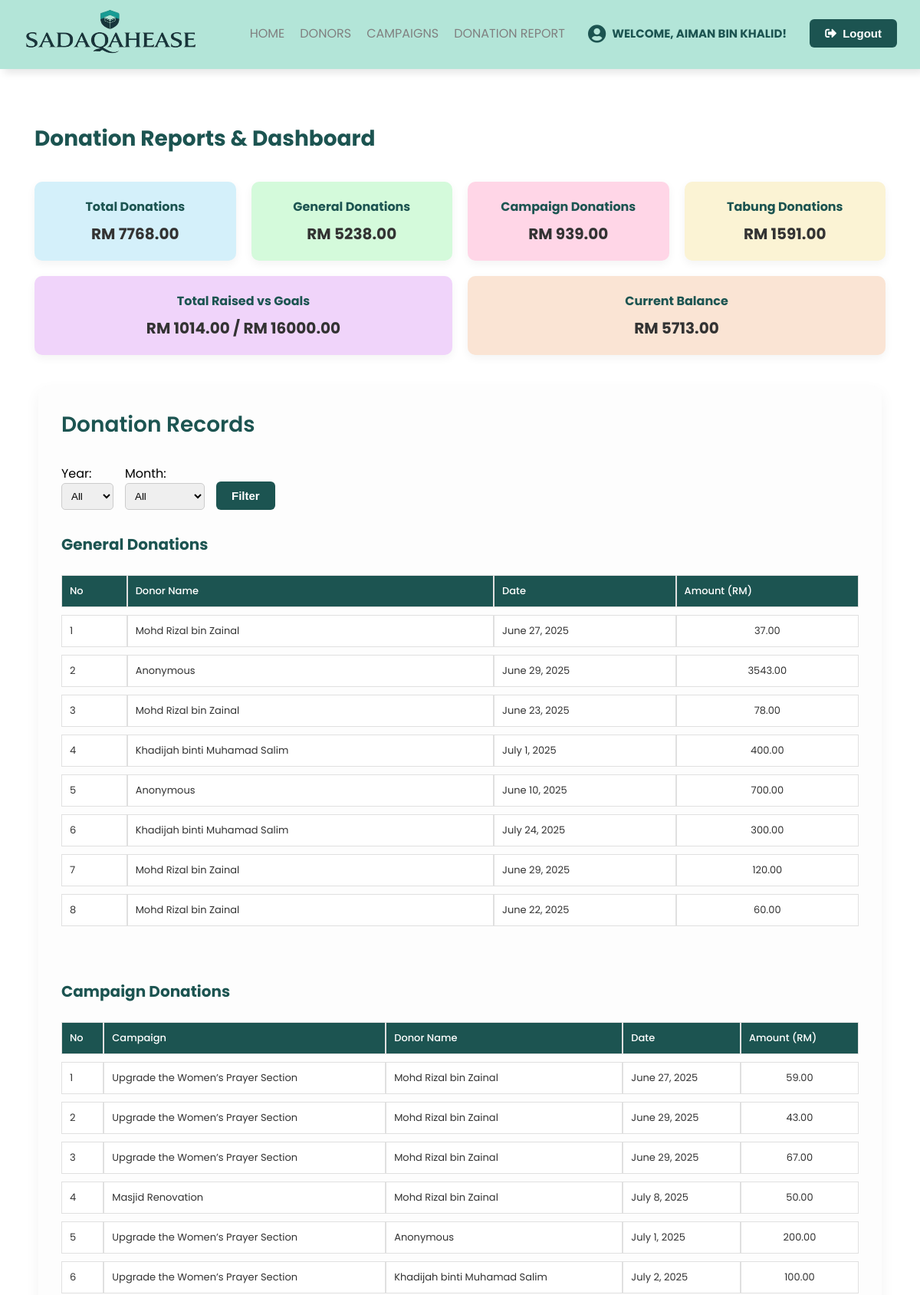
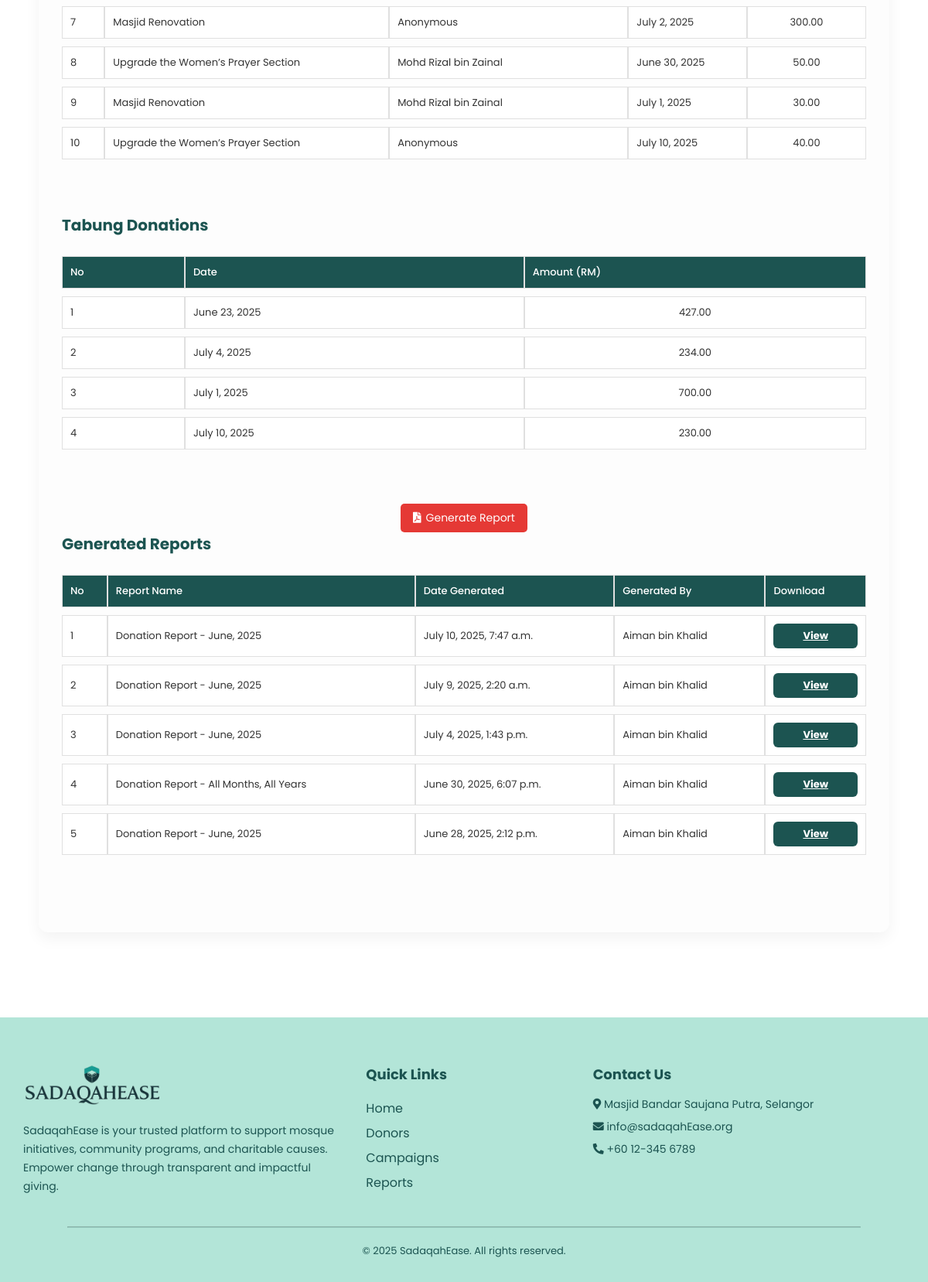
The page /reportdonation/ (signed in) on the database its author committed (2 pictures, top to bottom).
### SadaqahEase/models.py (models this page shows, shortened)
class Admin(models.Model):
    adminid = models.CharField(max_length=6, primary_key=True)
    name = models.CharField(max_length=100)
    email = models.EmailField()
    password = models.CharField(max_length=100)

class Donation(models.Model):
    DONATION_TYPE_CHOICES = [
        ('General', 'General Donation'),
        ('Campaign', 'Campaign Donation'),
    ]
    donationid = models.CharField(max_length=10, primary_key=True, editable=False)
    donorid = models.ForeignKey('Donor', on_delete=models.SET_NULL, null=True, blank=True)
    campaignid = models.ForeignKey('Campaign', on_delete=models.SET_NULL, null=True, blank=True)
    amount = models.DecimalField(max_digits=10, decimal_places=2)
    date_donated = models.DateField()
    receipt = models.ImageField(upload_to='donation_receipts/', null=True, blank=True)
    donation_type = models.CharField(max_length=10, choices=DONATION_TYPE_CHOICES, default='General')
    hidden_from_donor = models.BooleanField(default=False)

class Donor(models.Model):
    donorid = models.CharField(max_length=8, primary_key=True, editable=False)
    fullname = models.CharField(max_length=100)
    phone = models.CharField(max_length=15)
    email = models.EmailField()
    username = models.CharField(max_length=50, unique=True)
    password = models.CharField(max_length=100)
    gender = models.CharField(max_length=10, choices=[('Male', 'Male'), ('Female', 'Female')])
    dob = models.DateField()
    created_at = models.DateTimeField(default=timezone.now)

class Campaign(models.Model):
    campaignid = models.CharField(max_length=6, primary_key=True)
    title = models.CharField(max_length=50)
    description = models.TextField(max_length=2000)
    goal_amount = models.DecimalField(max_digits=10, decimal_places=2)
    current_amount = models.DecimalField(max_digits=10, decimal_places=2, default=0)
    start_date = models.DateField()
    end_date = models.DateField()
    campaignimage = models.ImageField(upload_to='campaign_images/', null=True, blank=True)
    STATUS_CHOICES = [
        ('Pending', 'Pending'),
        ('Approved', 'Approved'),
        ('Rejected', 'Rejected'),
    ]
    status = models.CharField(max_length=10, choices=STATUS_CHOICES, default='Pending')

class TabungDonation(models.Model):
    donationid = models.CharField(primary_key=True, max_length=10, editable=False)
    date = models.DateField()
    amount = models.DecimalField(max_digits=10, decimal_places=2)

class Report(models.Model):
    reportid = models.AutoField(primary_key=True)
    title = models.CharField(max_length=100)
    generated_date = models.DateTimeField(auto_now_add=True)
    total_donations = models.DecimalField(max_digits=12, decimal_places=2)
    generated_by = models.ForeignKey(Admin, on_delete=models.SET_NULL, null=True)
    file = models.FileField(upload_to='reports/')

### SadaqahEase/views.py (the view)
# urls.py: path('reportdonation/', views.report_donation_view, name='report_donation_view'),
def report_donation_view(request):
    admin_id = request.session.get('admin_id')
    if not admin_id:
        return redirect('admin_login')
    admin = get_object_or_404(Admin, adminid=admin_id)
    year = request.GET.get('year')
    month = request.GET.get('month')
    donations = Donation.objects.all()
    if year:
        donations = donations.filter(date_donated__year=year)
    if month:
        donations = donations.filter(date_donated__month=month)
    tabung_donations = TabungDonation.objects.all()
    if year:
        tabung_donations = tabung_donations.filter(date__year=year)
    if month:
        tabung_donations = tabung_donations.filter(date__month=month)
    general_donations = donations.filter(donation_type='General')
    campaign_donations = donations.filter(donation_type='Campaign')
    general_total = general_donations.aggregate(Sum('amount'))['amount__sum'] or 0
    campaign_total = campaign_donations.aggregate(Sum('amount'))['amount__sum'] or 0
    tabung_total = tabung_donations.aggregate(Sum('amount'))['amount__sum'] or 0
    total_donations = general_total + campaign_total + tabung_total
    total_goals = Campaign.objects.filter(status='Approved').aggregate(Sum('goal_amount'))['goal_amount__sum'] or 0
    total_raised = Campaign.objects.aggregate(Sum('current_amount'))['current_amount__sum'] or 0
    total_income = Financial.objects.filter(type='Income').aggregate(Sum('amount'))['amount__sum'] or 0
    total_expense = Financial.objects.filter(type='Expense').aggregate(Sum('amount'))['amount__sum'] or 0
    current_balance = total_income - total_expense
    reports = Report.objects.all().order_by('-generated_date')
    donation_years = Donation.objects.annotate(y=ExtractYear('date_donated')).values_list('y', flat=True)
    tabung_years = TabungDonation.objects.annotate(y=ExtractYear('date')).values_list('y', flat=True)
    years = sorted(set(donation_years).union(tabung_years), reverse=True)
    months = [(i, calendar.month_name[i]) for i in range(1, 13)]
    return render(request, 'reportdonation.html', {
        'admin': admin,
        'total_donations': total_donations,
        'general_total': general_total,
        'campaign_total': campaign_total,
        'tabung_total': tabung_total,
        'total_goals': total_goals,
        'total_raised': total_raised,
        'balance': current_balance,
        'general_donations': general_donations,
        'campaign_donations': campaign_donations,
        'tabung_donations': tabung_donations,
        'reports': reports,
        'years': years,
        'months': months,
        'selected_year': year,
        'selected_month': month,
    })

### SadaqahEase/templates/reportdonation.html (shortened to what this page needs)
{% load static %}
<!DOCTYPE html>
<html lang="en">
<head>
  <link rel="stylesheet" href="https://cdnjs.cloudflare.com/ajax/libs/font-awesome/5.14.0/css/all.min.css"/>
</head>
<body>
<header>
  <div class="content flex_space">
    <div class="logo">
      <img src="{% static 'Sadaqahlogo.png' %}" alt="SadaqahEase Logo"/>
    </div>
    <div class="navbar">
      <ul id="menulist">
        <li><a href="{% url 'admin_mainpage' %}">Home</a></li>
        <li><a href="{% url 'manage_donors' %}">Donors</a></li>
        <li><a href="{% url 'admin_manage_campaigns' %}">Campaigns</a></li>
        <li><a href="{% url 'report_donation_view' %}">Donation Report</a></li>
        <li>
          <div class="welcome-message">
            <i class="fas fa-user-circle"></i>
            Welcome, {{ admin.name }}!
          </div>
        </li>
        <li>
          <form method="post" action="{% url 'logout' %}">
            <button type="submit" class="primary_btn">
              <i class="fas fa-sign-out-alt"></i> Logout
            </button>
          </form>
        </li>
      </ul>
    </div>
  </div>
</header>
<div class="content-wrapper">
<main class="dashboard-container">
  <h1>Donation Reports & Dashboard</h1>
<div class="summary-section">
  <div class="summary-box pastel-blue">
    <h3>Total Donations</h3>
    <p>RM {{ total_donations|floatformat:2 }}</p>
  </div>
  <div class="summary-box pastel-green">
    <h3>General Donations</h3>
    <p>RM {{ general_total|floatformat:2 }}</p>
  </div>
  <div class="summary-box pastel-pink">
    <h3>Campaign Donations</h3>
    <p>RM {{ campaign_total|floatformat:2 }}</p>
  </div>
  <div class="summary-box pastel-yellow">
    <h3>Tabung Donations</h3>
    <p>RM {{ tabung_total|floatformat:2 }}</p>
  </div>
  <div class="summary-box pastel-purple">
    <h3>Total Raised vs Goals</h3>
    <p>RM {{ total_raised|floatformat:2 }} / RM {{ total_goals|floatformat:2 }}</p>
  </div>
  <div class="summary-box pastel-orange">
    <h3>Current Balance</h3>
    <p>RM {{ balance|floatformat:2 }}</p>
  </div>
</div>
<div class="record-container">
    <h1 style="text-align: left; margin-bottom: 30px;">Donation Records</h1>
    <form method="get" style="display: flex; align-items: flex-end; gap: 15px; margin-bottom: 30px; flex-wrap: wrap;">
    <div>
        <label for="year">Year:</label><br>
        <select name="year" id="year" style="padding: 8px; border-radius: 5px; border: 1px solid #ccc;">
        <option value="">All</option>
        </select>
    </div>
    <div>
        <label for="month">Month:</label><br>
        <select name="month" id="month" style="padding: 8px; border-radius: 5px; border: 1px solid #ccc;">
        <option value="">All</option>
        </select>
    </div>
    <div style="margin-top: 22px;">
        <button type="submit" class="primary_btn">Filter</button>
    </div>
    </form>
    <div class="donation-section">
      <h2 style="text-align: left;">General Donations</h2>
      {% if general_donations %}
      <table class="donation-table">
        <thead>
          <tr>
            <th>No</th>
            <th>Donor Name</th>
            <th>Date</th>
            <th>Amount (RM)</th>
          </tr>
        </thead>
        <tbody>
          {% for donation in general_donations %}
          <tr>
            <td>{{ forloop.counter }}</td>
            <td>{{ donation.donorid.fullname|default:"Anonymous" }}</td>
            <td>{{ donation.date_donated }}</td>
            <td>{{ donation.amount }}</td>
          {% endfor %}
        </tbody>
      </table>
      {% else %}
        <p>No general donations found.</p>
      {% endif %}
    </div>
    <div class="donation-section" style="margin-top: 50px;">
      <h2 style="text-align: left;">Campaign Donations</h2>
      {% if campaign_donations %}
      <table class="donation-table">
        <thead>
          <tr>
            <th>No</th>
            <th>Campaign</th>
            <th>Donor Name</th>
            <th>Date</th>
            <th>Amount (RM)</th>
          </tr>
        </thead>
        <tbody>
          {% for donation in campaign_donations %}
          <tr>
            <td>{{ forloop.counter }}</td>
            <td>{{ donation.campaignid.title }}</td>
            <td>{{ donation.donorid.fullname|default:"Anonymous" }}</td>
            <td>{{ donation.date_donated }}</td>
            <td>{{ donation.amount }}</td>
          </tr>
          {% endfor %}
        </tbody>
      </table>
      {% else %}
        <p>No campaign donations found.</p>
      {% endif %}
    </div>
    <div class="donation-section" style="margin-top: 50px;">
      <h2 style="text-align: left;">Tabung Donations</h2>
      {% if tabung_donations %}
      <table class="donation-table">
        <thead>
          <tr>
            <th>No</th>
            <th>Date</th>
            <th>Amount (RM)</th>
          </tr>
        </thead>
        <tbody>
          {% for donation in tabung_donations %}
          <tr>
            <td>{{ forloop.counter }}</td>
            <td>{{ donation.date }}</td>
            <td>{{ donation.amount }}</td>
          </tr>
          {% endfor %}
        </tbody>
      </table>
      {% else %}
        <p>No tabung donations recorded.</p>
      {% endif %}
    </div>
   <div style="text-align: center; margin-top: 20px;">
  <a href="{% url 'generate_report_pdf' %}?year={{ request.GET.year }}&month={{ request.GET.month }}"
     style="display: inline-block; background-color: #e53935; color: white; padding: 8px 16px; border-radius: 5px; text-decoration: none; font-size: 14px;">
    <i class="fas fa-file-pdf" style="margin-right: 6px;"></i>Generate Report
  </a>
</div>
    <div class="donation-section">
  <h2>Generated Reports</h2>
  {% if reports %}
    <table class="donation-table">
      <thead>
        <tr>
          <th>No</th>
          <th>Report Name</th>
          <th>Date Generated</th>
          <th>Generated By</th>
          <th>Download</th>
        </tr>
      </thead>
      <tbody>
        {% for report in reports %}
        <tr>
          <td>{{ forloop.counter }}</td>
          <td>{{ report.title }}</td>
          <td>{{ report.generated_date }}</td>
          <td>{{ report.generated_by.name }}</td>
          <td><a href="{{ report.file.url }}" target="_blank" class="primary_btn" style="padding: 6px 12px; font-size: 13px;">View</a></td>
        </tr>
        {% endfor %}
      </tbody>
    </table>
  {% else %}
    <p>No reports generated yet.</p>
  {% endif %}
</div>
</div>
</div>
<footer  id="contact-section" style="background: rgb(179, 229, 216); color: #1c5451; padding: 60px 30px 30px;">
  <div style="display: flex; flex-wrap: wrap; justify-content: space-between; align-items: flex-start; gap: 40px; max-width: 1200px; margin: auto;">
    <div style="flex: 1 1 300px;">
      <img src="{% static 'Sadaqahlogo.png' %}" alt="SadaqahEase Logo" style="width: 180px; margin-bottom: 15px;">
      <p style="line-height: 1.7; font-size: 14px; color: #1c5451;">
        SadaqahEase is your trusted platform to support mosque initiatives, community programs, and charitable causes.
        Empower change through transparent and impactful giving.
      </p>
    </div>
    <div style="flex: 1 1 150px;">
      <h3 style="margin-bottom: 15px; font-size: 18px; color: #1c5451;">Quick Links</h3>
      <ul style="list-style: none; padding: 0; line-height: 2;">
        <li><a href="{% url 'admin_mainpage' %}"style="color: #1c5451; text-decoration: none;">Home</a></li>
        <li><a href="{% url 'manage_donors' %}"style="color: #1c5451; text-decoration: none;">Donors</a></li>
        <li><a href="{% url 'admin_manage_campaigns' %}"style="color: #1c5451; text-decoration: none;">Campaigns</a></li>
        <li><a href="{% url 'report_donation_view' %}"style="color: #1c5451; text-decoration: none;">Reports</a></li>
      </ul>
    </div>
    <div style="flex: 1 1 300px;">
      <h3 style="margin-bottom: 15px; font-size: 18px; color: #1c5451;">Contact Us</h3>
      <p style="font-size: 14px; margin-bottom: 8px;"><i class="fas fa-map-marker-alt"></i> Masjid Bandar Saujana Putra, Selangor</p>
      <p style="font-size: 14px; margin-bottom: 8px;"><i class="fas fa-envelope"></i> info@sadaqahEase.org</p>
      <p style="font-size: 14px;"><i class="fas fa-phone-alt"></i> +60 12-345 6789</p>
    </div>
  </div>
  <hr style="margin: 40px auto 20px; border-color: rgba(28, 84, 81, 0.2); width: 90%;">
  <p style="text-align: center; font-size: 13px; color: #1c5451;">&copy; 2025 SadaqahEase. All rights reserved.</p>
</footer>
</body>
</html>

### rows shown on the page
Admin: name "AIMAN BIN KHALID"
Donation: donorid.fullname "Mohd Rizal bin Zainal", date_donated "June 27, 2025", amount "37.00"
Donation: donorid.fullname "Anonymous", date_donated "June 29, 2025", amount "3543.00"
Donation: donorid.fullname "Mohd Rizal bin Zainal", date_donated "June 23, 2025", amount "78.00"
Donation: donorid.fullname "Khadijah binti Muhamad Salim", date_donated "July 1, 2025", amount "400.00"
Donation: donorid.fullname "Anonymous", date_donated "June 10, 2025", amount "700.00"
Donation: donorid.fullname "Khadijah binti Muhamad Salim", date_donated "July 24, 2025", amount "300.00"
Donation: donorid.fullname "Mohd Rizal bin Zainal", date_donated "June 29, 2025", amount "120.00"
Donation: donorid.fullname "Mohd Rizal bin Zainal", date_donated "June 22, 2025", amount "60.00"
Donation: campaignid "Upgrade the Women’s Prayer Section", donorid.fullname "Mohd Rizal bin Zainal", date_donated "June 27, 2025", amount "59.00"
Donation: campaignid "Upgrade the Women’s Prayer Section", donorid.fullname "Mohd Rizal bin Zainal", date_donated "June 29, 2025", amount "43.00"
Donation: campaignid "Upgrade the Women’s Prayer Section", donorid.fullname "Mohd Rizal bin Zainal", date_donated "June 29, 2025", amount "67.00"
Donation: campaignid "Masjid Renovation", donorid.fullname "Mohd Rizal bin Zainal", date_donated "July 8, 2025", amount "50.00"
Donation: campaignid "Upgrade the Women’s Prayer Section", donorid.fullname "Anonymous", date_donated "July 1, 2025", amount "200.00"
Donation: campaignid "Upgrade the Women’s Prayer Section", donorid.fullname "Khadijah binti Muhamad Salim", date_donated "July 2, 2025", amount "100.00"
Donation: campaignid "Masjid Renovation", donorid.fullname "Anonymous", date_donated "July 2, 2025", amount "300.00"
Donation: campaignid "Upgrade the Women’s Prayer Section", donorid.fullname "Mohd Rizal bin Zainal", date_donated "June 30, 2025", amount "50.00"
Donation: campaignid "Masjid Renovation", donorid.fullname "Mohd Rizal bin Zainal", date_donated "July 1, 2025", amount "30.00"
Donation: campaignid "Upgrade the Women’s Prayer Section", donorid.fullname "Anonymous", date_donated "July 10, 2025", amount "40.00"
TabungDonation: date "June 23, 2025", amount "427.00"
TabungDonation: date "July 4, 2025", amount "234.00"
TabungDonation: date "July 1, 2025", amount "700.00"
TabungDonation: date "July 10, 2025", amount "230.00"
Report: title "Donation Report - June, 2025", generated_date "July 10, 2025, 7:47 a.m.", generated_by.name "Aiman bin Khalid"
Report: title "Donation Report - June, 2025", generated_date "July 9, 2025, 2:20 a.m.", generated_by.name "Aiman bin Khalid"
Report: title "Donation Report - June, 2025", generated_date "July 4, 2025, 1:43 p.m.", generated_by.name "Aiman bin Khalid"
Report: title "Donation Report - All Months, All Years", generated_date "June 30, 2025, 6:07 p.m.", generated_by.name "Aiman bin Khalid"
Report: title "Donation Report - June, 2025", generated_date "June 28, 2025, 2:12 p.m.", generated_by.name "Aiman bin Khalid"

### other values the page prints
{{ total_donations|floatformat:2 }} "7768.00"
{{ general_total|floatformat:2 }} "5238.00"
{{ campaign_total|floatformat:2 }} "939.00"
{{ tabung_total|floatformat:2 }} "1591.00"
{{ total_raised|floatformat:2 }} "1014.00"
{{ total_goals|floatformat:2 }} "16000.00"
{{ balance|floatformat:2 }} "5713.00"
